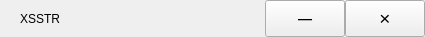
<?xml version="1.0" encoding="UTF-8"?>
<ui version="4.0">
 <class>CustomTitleBar</class>
 <widget class="QWidget" name="CustomTitleBar">
  <property name="geometry">
   <rect>
    <x>0</x>
    <y>0</y>
    <width>425</width>
    <height>32</height>
   </rect>
  </property>
  <property name="windowTitle">
   <string>Form</string>
  </property>
  <layout class="QHBoxLayout" name="horizontalLayout" stretch="0,1,0,0">
   <property name="spacing">
    <number>0</number>
   </property>
   <property name="leftMargin">
    <number>0</number>
   </property>
   <property name="topMargin">
    <number>0</number>
   </property>
   <property name="rightMargin">
    <number>0</number>
   </property>
   <property name="bottomMargin">
    <number>0</number>
   </property>
   <item>
    <widget class="QWidget" name="widIcon" native="true">
     <property name="minimumSize">
      <size>
       <width>20</width>
       <height>0</height>
      </size>
     </property>
     <property name="maximumSize">
      <size>
       <width>20</width>
       <height>16777215</height>
      </size>
     </property>
    </widget>
   </item>
   <item>
    <widget class="QLabel" name="label">
     <property name="sizePolicy">
      <sizepolicy hsizetype="Preferred" vsizetype="Preferred">
       <horstretch>0</horstretch>
       <verstretch>0</verstretch>
      </sizepolicy>
     </property>
     <property name="font">
      <font>
       <family>Meiryo UI</family>
      </font>
     </property>
     <property name="text">
      <string>XSSTR</string>
     </property>
    </widget>
   </item>
   <item>
    <widget class="QPushButton" name="btnMinimize">
     <property name="sizePolicy">
      <sizepolicy hsizetype="Fixed" vsizetype="MinimumExpanding">
       <horstretch>0</horstretch>
       <verstretch>0</verstretch>
      </sizepolicy>
     </property>
     <property name="minimumSize">
      <size>
       <width>50</width>
       <height>0</height>
      </size>
     </property>
     <property name="font">
      <font>
       <pointsize>14</pointsize>
      </font>
     </property>
     <property name="text">
      <string>－</string>
     </property>
    </widget>
   </item>
   <item>
    <widget class="QPushButton" name="btnClose">
     <property name="sizePolicy">
      <sizepolicy hsizetype="Fixed" vsizetype="MinimumExpanding">
       <horstretch>0</horstretch>
       <verstretch>0</verstretch>
      </sizepolicy>
     </property>
     <property name="minimumSize">
      <size>
       <width>50</width>
       <height>0</height>
      </size>
     </property>
     <property name="font">
      <font>
       <pointsize>14</pointsize>
      </font>
     </property>
     <property name="text">
      <string>×</string>
     </property>
    </widget>
   </item>
  </layout>
 </widget>
 <resources/>
 <connections/>
</ui>
